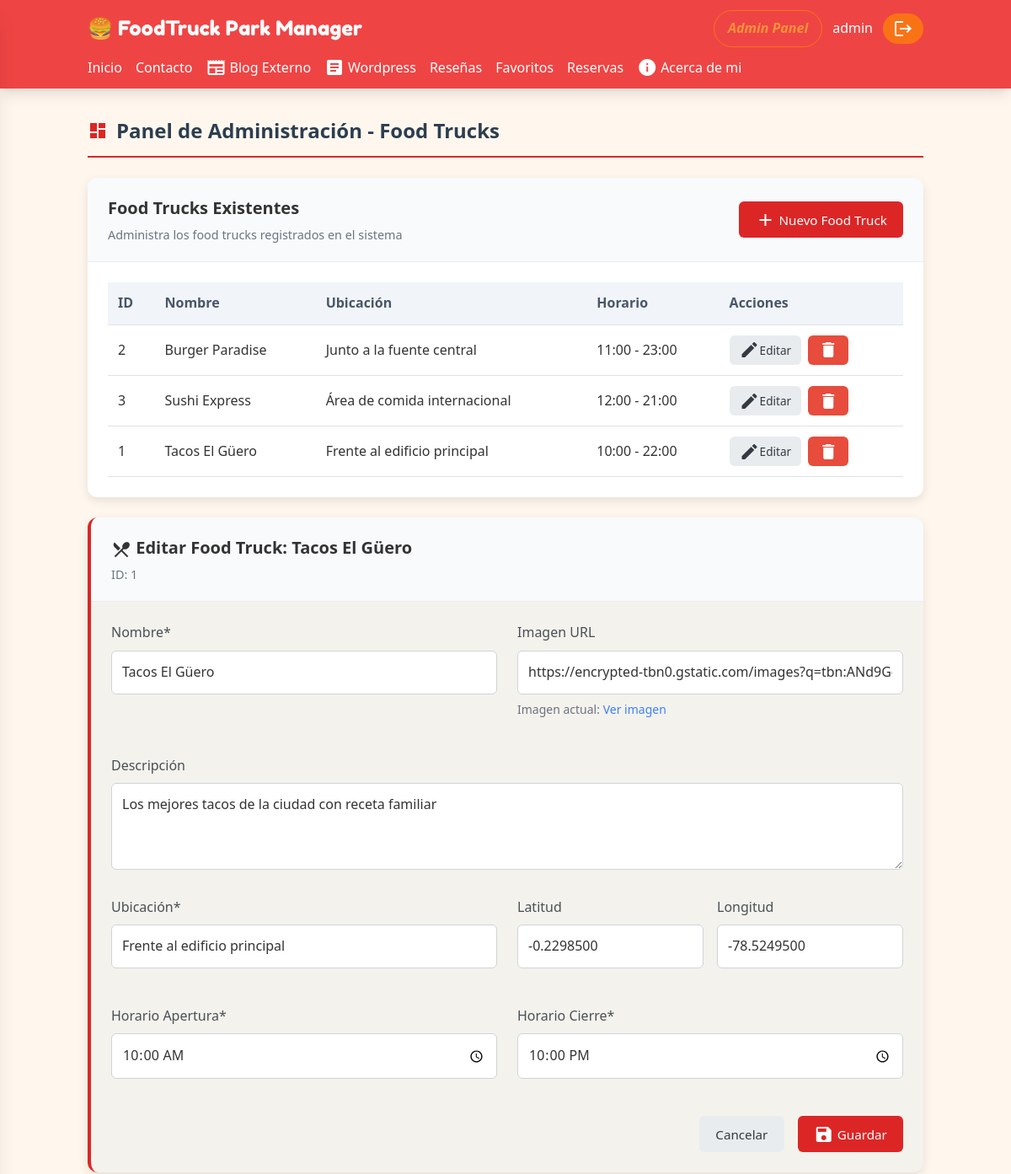
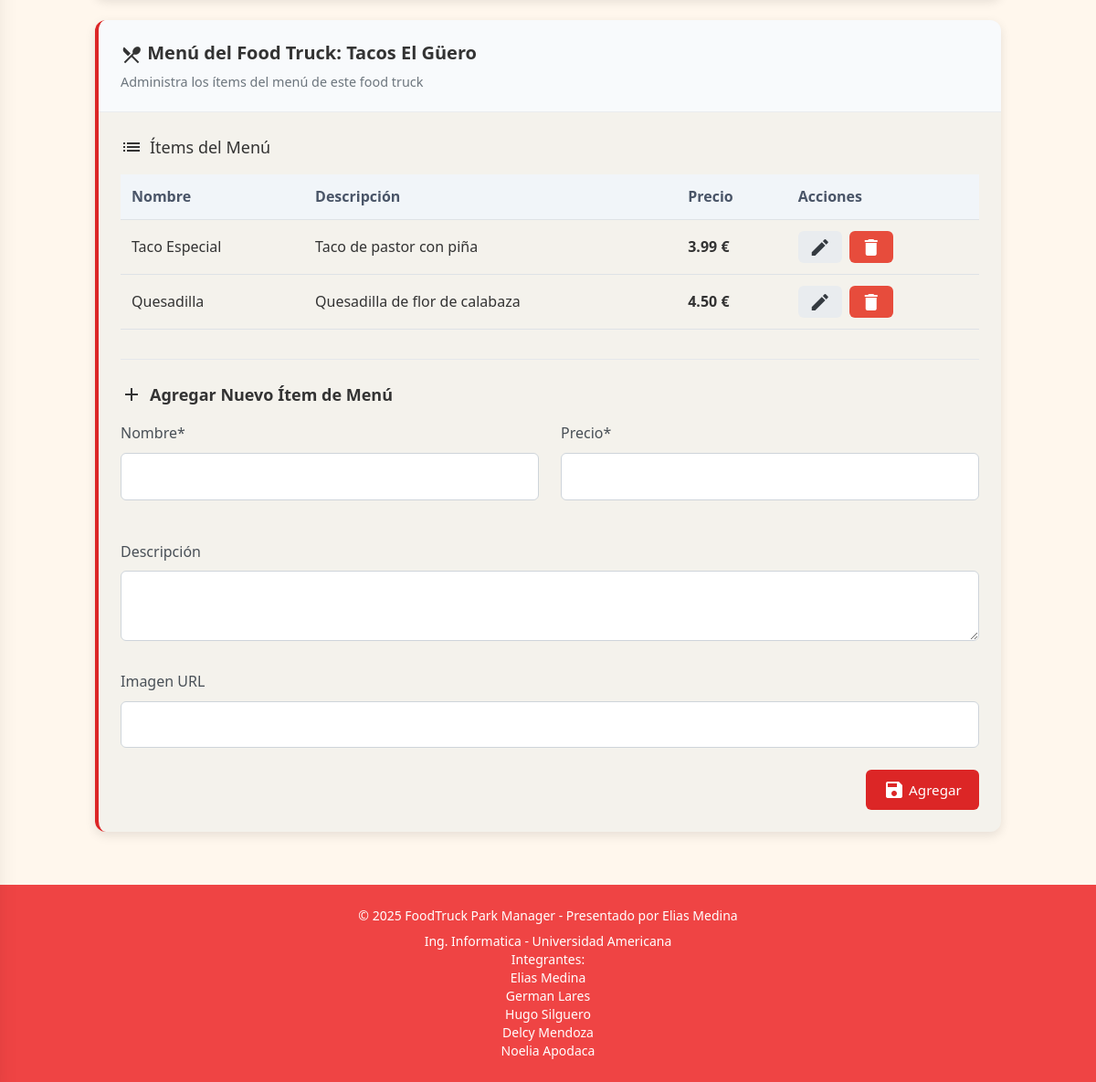
/public/admin.php?action=edit&id=1 (signed in), run on the app's committed database (2 pictures, top to bottom).
### tables this page shows
CREATE TABLE `foodtrucks` (
  `id` int(11) NOT NULL,
  `nombre` varchar(100) NOT NULL,
  `descripcion` text DEFAULT NULL,
  `ubicacion` varchar(255) DEFAULT NULL,
  `lat` decimal(10,7) DEFAULT NULL,
  `lng` decimal(10,7) DEFAULT NULL,
  `horario_apertura` time DEFAULT NULL,
  `horario_cierre` time DEFAULT NULL,
  `imagen` varchar(255) DEFAULT NULL
);

CREATE TABLE `menus` (
  `id` int(11) NOT NULL,
  `foodtruck_id` int(11) NOT NULL,
  `nombre` varchar(100) NOT NULL,
  `descripcion` text DEFAULT NULL,
  `precio` decimal(10,2) NOT NULL,
  `imagen` varchar(255) DEFAULT NULL
);

### public/admin.php (the view, shortened to what the rows shown need)
<?php
require_once __DIR__ . '/../src/DAO/FoodTruckDAO.php';
require_once __DIR__ . '/../src/DAO/MenuDAO.php';
$database = new Src\Config\Database();
$foodTruckDAO = new Src\DAO\FoodTruckDAO($database);
$menuDAO = new Src\DAO\MenuDAO($database);
$action = $_GET['action'] ?? '';
$foodtruck_id = $_GET['id'] ?? 0;
$menu_id = $_GET['menu_id'] ?? 0;
if ($action === 'delete' && $foodtruck_id) {
    if ($foodTruckDAO->deleteFoodTruck($foodtruck_id)) {
        $message = 'Food Truck eliminado correctamente';
        $message_type = 'success';
        $foodtruck_id = 0;
    } else {
        $message = 'Error al eliminar el Food Truck';
        $message_type = 'error';
    }
} elseif ($action === 'edit' && $foodtruck_id) {
    $currentFoodTruck = $foodTruckDAO->getFoodTruckById($foodtruck_id);
} elseif ($action === 'edit_menu' && $menu_id) {
    $currentMenuItem = $menuDAO->getMenuItemById($menu_id);
    if ($currentMenuItem) {
        $foodtruck_id = $currentMenuItem['foodtruck_id'];
        $currentFoodTruck = $foodTruckDAO->getFoodTruckById($foodtruck_id);
    }
}
$foodTrucks = $foodTruckDAO->getAllFoodTrucks();
?>
<!DOCTYPE html>
<html lang="es">
<head>
</head>
<body>
    <?php include __DIR__ . '/../templates/header.php'; ?>
    <main class="container mx-auto px-4 py-8">
        <section class="max-w-6xl mx-auto">
            <h2 class="section-title">
                <i class="material-icons">dashboard</i>
                Panel de Administración - Food Trucks
            </h2>
            <div class="card">
                <div class="card-body">
                    <div class="overflow-x-auto">
                        <table>
                            <thead>
                                <tr>
                                    <th>ID</th>
                                    <th>Nombre</th>
                                    <th>Ubicación</th>
                                    <th>Horario</th>
                                    <th>Acciones</th>
                                </tr>
                            </thead>
                            <tbody>
                                <?php foreach ($foodTrucks as $ft): ?>
                                    <tr>
                                        <td><?= $ft['id'] ?></td>
                                        <td class="font-medium"><?= htmlspecialchars($ft['nombre']) ?></td>
                                        <td><?= htmlspecialchars($ft['ubicacion']) ?></td>
                                        <td><?= substr($ft['horario_apertura'], 0, 5) ?> - <?= substr($ft['horario_cierre'], 0, 5) ?></td>
                                        <td>
                                            <div class="action-buttons">
                                                <a href="admin.php?action=edit&id=<?= $ft['id'] ?>"
                                                   class="btn btn-secondary btn-sm">
                                                    <i class="material-icons">edit</i> Editar
                                                </a>
                                                <a href="admin.php?action=delete&id=<?= $ft['id'] ?>"
                                                   class="btn btn-danger btn-sm"
                                                   onclick="return confirm('¿Estás seguro de eliminar este Food Truck?')">
                                                    <i class="material-icons">delete</i>
                                                </a>
                                            </div>
                                        </td>
                                    </tr>
                                <?php endforeach; ?>
                            </tbody>
                        </table>
                    </div>
                </div>
            </div>
            <?php if (($action === 'edit' || $action === 'edit_menu') && isset($currentFoodTruck)): ?>
                <div class="card highlight-section scroll-target" id="menu-section">
                    <div class="card-body">
                        <div class="mb-8">
                            <div class="overflow-x-auto">
                                <table>
                                    <thead>
                                        <tr>
                                            <th>Nombre</th>
                                            <th>Descripción</th>
                                            <th>Precio</th>
                                            <th>Acciones</th>
                                        </tr>
                                    </thead>
                                    <tbody>
                                        <?php
                                        $menuItems = $menuDAO->getMenuByFoodTruckId($currentFoodTruck['id']);
                                        foreach ($menuItems as $item): ?>
                                            <tr class="<?= ($action === 'edit_menu' && isset($currentMenuItem) && $currentMenuItem['id'] == $item['id']) ? 'bg-blue-50' : '' ?>">
                                                <td class="font-medium"><?= htmlspecialchars($item['nombre']) ?></td>
                                                <td><?= htmlspecialchars($item['descripcion']) ?></td>
                                                <td class="font-semibold"><?= number_format($item['precio'], 2) ?> €</td>
                                                <td>
                                                    <div class="action-buttons">
                                                        <a href="admin.php?action=edit_menu&id=<?= $currentFoodTruck['id'] ?>&menu_id=<?= $item['id'] ?>#menu-section"
                                                           class="btn btn-secondary btn-sm">
                                                            <i class="material-icons">edit</i>
                                                        </a>
                                                        <a href="admin.php?action=delete_menu&menu_id=<?= $item['id'] ?>"
                                                           class="btn btn-danger btn-sm"
                                                           onclick="return confirm('¿Estás seguro de eliminar este ítem?')">
                                                            <i class="material-icons">delete</i>
                                                        </a>
                                                    </div>
                                                </td>
                                            </tr>
                                        <?php endforeach; ?>
                                    </tbody>
                                </table>
                            </div>
                        </div>
                    </div>
                </div>
            <?php endif; ?>
        </section>
    </main>
    <?php include __DIR__ . '/../templates/footer.php'; ?>
</body>
</html>

### data on the page
foodtrucks: id "2", nombre "Burger Paradise", ubicacion "Junto a la fuente central", horario_apertura "11:00", horario_cierre "23:00"
foodtrucks: id "3", nombre "Sushi Express", ubicacion "Área de comida internacional", horario_apertura "12:00", horario_cierre "21:00"
foodtrucks: id "1", nombre "Tacos El Güero", ubicacion "Frente al edificio principal", horario_apertura "10:00", horario_cierre "22:00"
menus: nombre "Taco Especial", descripcion "Taco de pastor con piña", precio "3.99"
menus: nombre "Quesadilla", descripcion "Quesadilla de flor de calabaza", precio "4.50"

### other printed values
$_SESSION['username'] "admin"
$currentFoodTruck['nombre'] "Tacos El Güero"
$currentFoodTruck['id'] "1"
PRESENTADO_POR "Elias Medina"
